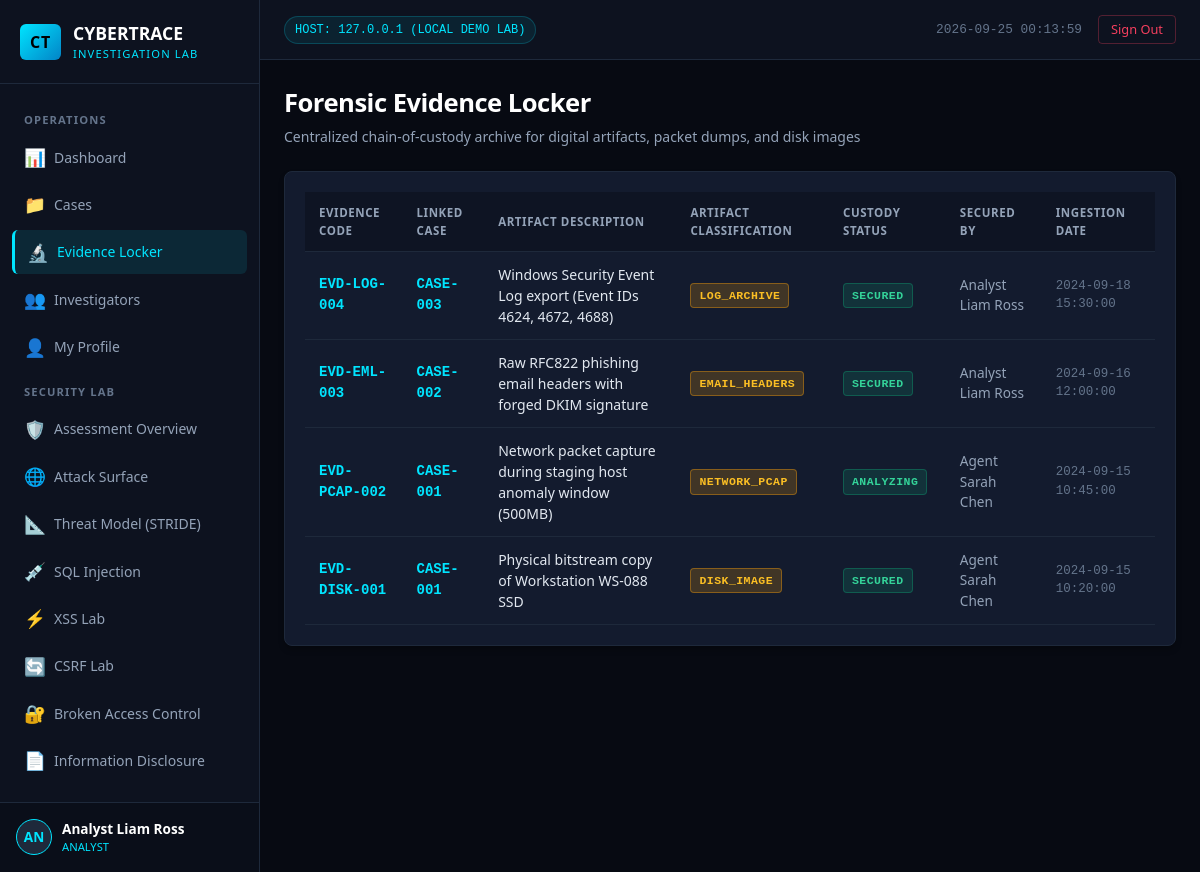
Page /evidence (signed in) on the committed database.
### tables this page shows
CREATE TABLE evidence (
        id INTEGER PRIMARY KEY AUTOINCREMENT,
        case_id INTEGER NOT NULL,
        evidence_code TEXT UNIQUE NOT NULL,
        description TEXT NOT NULL,
        evidence_type TEXT NOT NULL,
        status TEXT NOT NULL,
        collected_by TEXT NOT NULL,
        created_at TEXT NOT NULL,
        FOREIGN KEY (case_id) REFERENCES cases (id)
    );

CREATE TABLE cases (
        id INTEGER PRIMARY KEY AUTOINCREMENT,
        case_number TEXT UNIQUE NOT NULL,
        title TEXT NOT NULL,
        description TEXT NOT NULL,
        status TEXT NOT NULL CHECK(status IN ('OPEN', 'INVESTIGATING', 'CLOSED')),
        severity TEXT NOT NULL CHECK(severity IN ('LOW', 'MEDIUM', 'HIGH', 'CRITICAL')),
        assigned_to INTEGER,
        created_at TEXT NOT NULL,
        FOREIGN KEY (assigned_to) REFERENCES users (id)
    );

### app.py (the view)
@app.route('/evidence')
@login_required
def evidence():
    items = database.query_db("""
        SELECT e.*, c.case_number, c.title as case_title
        FROM evidence e
        LEFT JOIN cases c ON e.case_id = c.id
        ORDER BY e.id DESC
    """)
    database.log_audit(session['user_id'], "EVIDENCE_ACCESS: Evidence catalog viewed", request.remote_addr)
    return render_template('evidence.html', evidence_items=items)

### app.py (called while the page is built)
def generate_csrf_token():
    if 'csrf_token' not in session:
        session['csrf_token'] = secrets.token_hex(16)
    return session['csrf_token']

@app.context_processor
def inject_global_template_data():
    return {
        'csrf_token': generate_csrf_token(),
        'current_user': {
            'id': session.get('user_id'),
            'username': session.get('username'),
            'role': session.get('role'),
            'full_name': session.get('full_name'),
            'department': session.get('department')
        } if 'user_id' in session else None,
        'current_time': datetime.now().strftime("%Y-%m-%d %H:%M:%S")
    }

def login_required(f):
    @wraps(f)
    def decorated_function(*args, **kwargs):
        if 'user_id' not in session:
            flash("Authentication required. Please log in to access this portal.", "warning")
            return redirect(url_for('login', next=request.path))
        return f(*args, **kwargs)
    return decorated_function

### database.py (called while the page is built)
def get_db_connection():
    conn = sqlite3.connect(DB_PATH)
    conn.row_factory = sqlite3.Row
    return conn

def query_db(query, args=(), one=False):
    conn = get_db_connection()
    try:
        cur = conn.cursor()
        cur.execute(query, args)
        rows = cur.fetchall()
        return (rows[0] if rows else None) if one else rows
    finally:
        conn.close()

def execute_db(query, args=()):
    conn = get_db_connection()
    try:
        cur = conn.cursor()
        cur.execute(query, args)
        conn.commit()
        return cur.lastrowid
    finally:
        conn.close()

def log_audit(user_id, action, ip_address="127.0.0.1"):
    try:
        execute_db(
            "INSERT INTO audit_logs (user_id, action, ip_address, created_at) VALUES (?, ?, ?, ?)",
            (user_id, action, ip_address, datetime.now().strftime("%Y-%m-%d %H:%M:%S"))
        )
    except Exception as e:
        print(f"[AUDIT LOG ERROR] Failed to record audit log: {e}")

### templates/evidence.html (shortened to what this page needs)
{% extends 'base.html' %}
{% block content %}
<div class="page-header">
    <div>
        <h1 class="page-title">Forensic Evidence Locker</h1>
        <p class="page-subtitle">Centralized chain-of-custody archive for digital artifacts, packet dumps, and disk images</p>
    </div>
</div>
<div class="card">
    <div class="table-responsive">
        <table class="data-table">
            <thead>
                <tr>
                    <th>Evidence Code</th>
                    <th>Linked Case</th>
                    <th>Artifact Description</th>
                    <th>Artifact Classification</th>
                    <th>Custody Status</th>
                    <th>Secured By</th>
                    <th>Ingestion Date</th>
                </tr>
            </thead>
            <tbody>
                {% for e in evidence_items %}
                <tr>
                    <td style="font-family: var(--font-mono); font-weight: 700; color: var(--accent-cyan);">
                        {{ e.evidence_code }}
                    </td>
                    <td style="font-family: var(--font-mono); font-weight: 600;">
                        <a href="{{ url_for('case_detail', case_id=e.case_id) }}">{{ e.case_number }}</a>
                    </td>
                    <td>{{ e.description }}</td>
                    <td>
                        <span class="badge badge-medium">{{ e.evidence_type }}</span>
                    </td>
                    <td>
                        <span class="badge badge-open">{{ e.status }}</span>
                    </td>
                    <td style="color: var(--text-muted); font-size: 0.85rem;">
                        {{ e.collected_by }}
                    </td>
                    <td style="font-family: var(--font-mono); font-size: 0.78rem; color: var(--text-dim);">
                        {{ e.created_at }}
                    </td>
                </tr>
                {% endfor %}
            </tbody>
        </table>
    </div>
</div>
{% endblock %}

### static/css/style.css (style rules this page uses)
:root { --bg-primary: #070a12; --bg-secondary: #0d121f; --bg-card: #131b2e; --bg-card-hover: #18223a; --border-color: #1e293b; --border-focus: #00e5ff; --text-main: #e2e8f0; --text-muted: #94a3b8; --text-dim: #64748b; --accent-cyan: #00e5ff; --accent-cyan-glow: rgba(0, 229, 255, 0.2); --accent-blue: #38bdf8; --accent-emerald: #10b981; --accent-amber: #f59e0b; --accent-rose: #f43f5e; --accent-purple: #a855f7; --vuln-red: #ef4444; --vuln-bg: rgba(239, 68, 68, 0.08); --vuln-border: rgba(239, 68, 68, 0.35); --secure-green: #10b981; --secure-bg: rgba(16, 185, 129, 0.08); --secure-border: rgba(16, 185, 129, 0.35); --font-sans: 'Segoe UI', system-ui, -apple-system, Roboto, Helvetica, Arial, sans-serif; --font-mono: 'Consolas', 'Courier New', monospace; }
* { box-sizing: border-box; margin: 0; padding: 0; }
body { background-color: var(--bg-primary); color: var(--text-main); font-family: var(--font-sans); line-height: 1.5; min-height: 100vh; display: flex; flex-direction: column; }
h1, h2, h3, h4, h5 { color: #fff; font-weight: 600; letter-spacing: -0.02em; }
a { color: var(--accent-cyan); text-decoration: none; transition: color 0.15s ease; }
.page-header { margin-bottom: 24px; display: flex; justify-content: space-between; align-items: flex-start; flex-wrap: wrap; gap: 16px; }
.page-title { font-size: 1.6rem; margin-bottom: 4px; }
.page-subtitle { font-size: 0.875rem; color: var(--text-muted); }
.card { background-color: var(--bg-card); border: 1px solid var(--border-color); border-radius: 8px; padding: 20px; box-shadow: 0 4px 6px -1px rgba(0, 0, 0, 0.3); }
.table-responsive { width: 100%; overflow-x: auto; }
.data-table { width: 100%; border-collapse: collapse; text-align: left; font-size: 0.875rem; }
.data-table th { background-color: rgba(0, 0, 0, 0.25); color: var(--text-muted); font-weight: 600; text-transform: uppercase; font-size: 0.72rem; letter-spacing: 0.05em; padding: 12px 14px; border-bottom: 1px solid var(--border-color); }
.data-table td { padding: 12px 14px; border-bottom: 1px solid var(--border-color); color: var(--text-main); }
.badge { display: inline-block; padding: 3px 8px; border-radius: 4px; font-size: 0.72rem; font-weight: 600; text-transform: uppercase; letter-spacing: 0.04em; font-family: var(--font-mono); }
.badge-medium { background: rgba(245, 158, 11, 0.2); color: #fbbf24; border: 1px solid rgba(245, 158, 11, 0.4); }
.badge-open { background: rgba(16, 185, 129, 0.15); color: #34d399; border: 1px solid rgba(16, 185, 129, 0.3); }

### rows in the picture
evidence: evidence_code "EVD-LOG-004", case_number "CASE-003", description "Windows Security Event Log export (Event IDs 4624, 4672, 4688)", evidence_type "LOG_ARCHIVE", status "SECURED", collected_by "Analyst Liam Ross", created_at "2024-09-18 15:30:00"
evidence: evidence_code "EVD-EML-003", case_number "CASE-002", description "Raw RFC822 phishing email headers with forged DKIM signature", evidence_type "EMAIL_HEADERS", status "SECURED", collected_by "Analyst Liam Ross", created_at "2024-09-16 12:00:00"
evidence: evidence_code "EVD-PCAP-002", case_number "CASE-001", description "Network packet capture during staging host anomaly window (500MB)", evidence_type "NETWORK_PCAP", status "ANALYZING", collected_by "Agent Sarah Chen", created_at "2024-09-15 10:45:00"
evidence: evidence_code "EVD-DISK-001", case_number "CASE-001", description "Physical bitstream copy of Workstation WS-088 SSD", evidence_type "DISK_IMAGE", status "SECURED", collected_by "Agent Sarah Chen", created_at "2024-09-15 10:20:00"

### other values in the picture
{{ current_user.username[:2].upper() }} "AN"
{{ current_user.full_name }} "Analyst Liam Ross"
{{ current_user.role }} "ANALYST"
